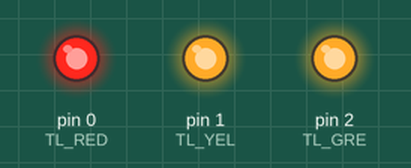
Recording of a sketch running on a simulated Arduino Uno, built with avr-gcc and run on an emulated ATmega328P. Parts: output pins drawn as LEDs (lit = HIGH).

Above: at 0.1 s.
At 1.6 s:
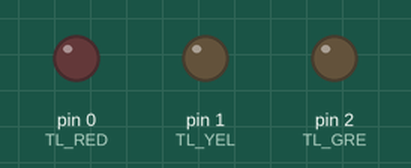
At 8.1 s:
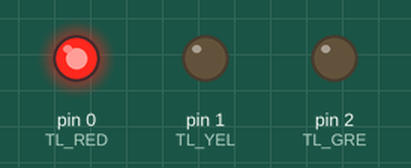
At 19.1 s:
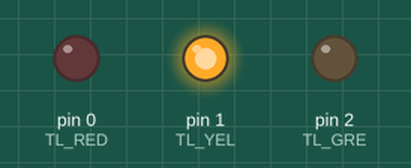
At 39.1 s:
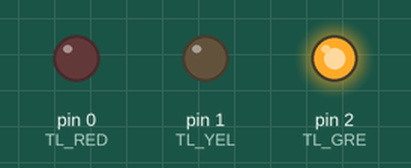
Timing chart, 0 to 40.0 s (numbered marks = the images above):
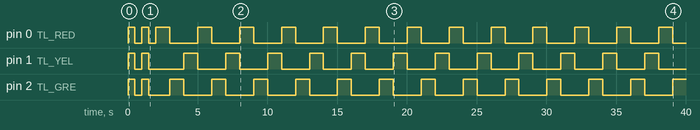

The sketch:

percobaan_2.2.ino
```cpp
#define TL_RED 0
#define TL_YEL 1
#define TL_GRE 2
#define TL_STDBY 6
int state=0;
static unsigned long t_awal;
static unsigned long t_setelah;
static unsigned long t=1000;
void cek_lampu();
void state_0();
void state_1();
void state_2();
void state_3();
void setup() {
pinMode(TL_RED, OUTPUT);
pinMode(TL_YEL, OUTPUT);
pinMode(TL_GRE, OUTPUT);
pinMode(TL_STDBY, INPUT_PULLUP);
t_awal=millis();
}
void loop() {
t_setelah = millis()-t_awal;
switch(state){
case 0:
cek_lampu();
if(t_setelah > 0) {state = 1; t_awal = millis();}
break;
case 1:
state_1();
if(t_setelah > t) {state = 2; t_awal = millis();}
break;
case 2:
state_2();
if(t_setelah > t) {state = 3; t_awal = millis();}
break;
case 3:
state_3();
if(t_setelah > t) {state = 1; t_awal = millis();}
break;
}
}
void cek_lampu() {
digitalWrite(TL_RED, HIGH);
digitalWrite(TL_YEL, HIGH);
digitalWrite(TL_GRE, HIGH);
delay(500);
digitalWrite(TL_RED, LOW);
digitalWrite(TL_YEL, LOW);
digitalWrite(TL_GRE, LOW);
delay(500);
}
void state_1(){
digitalWrite(TL_RED, HIGH);
digitalWrite(TL_YEL, LOW);
digitalWrite(TL_GRE, LOW);
}
void state_2(){
digitalWrite(TL_RED, LOW);
digitalWrite(TL_YEL, LOW);
digitalWrite(TL_GRE, HIGH);
}
void state_3(){
digitalWrite(TL_RED, LOW);
digitalWrite(TL_YEL, HIGH);
digitalWrite(TL_GRE, LOW);
}
```

Measured:
- by itself, pin 0 (TL_RED): goes HIGH 0.50 s, LOW 0.50 s, HIGH 0.50 s, LOW 0.50 s, 12 × (HIGH 1.0 s, LOW 2.0 s), HIGH 1.0 s, then LOW
- by itself, pin 1 (TL_YEL): goes HIGH 0.50 s, LOW 0.50 s, HIGH 0.50 s, LOW 2.5 s, 11 × (HIGH 1.0 s, LOW 2.0 s), HIGH 1.0 s, then LOW
- by itself, pin 2 (TL_GRE): goes HIGH 0.50 s, LOW 0.50 s, HIGH 0.50 s, LOW 1.5 s, 12 × (HIGH 1.0 s, LOW 2.0 s), then HIGH
